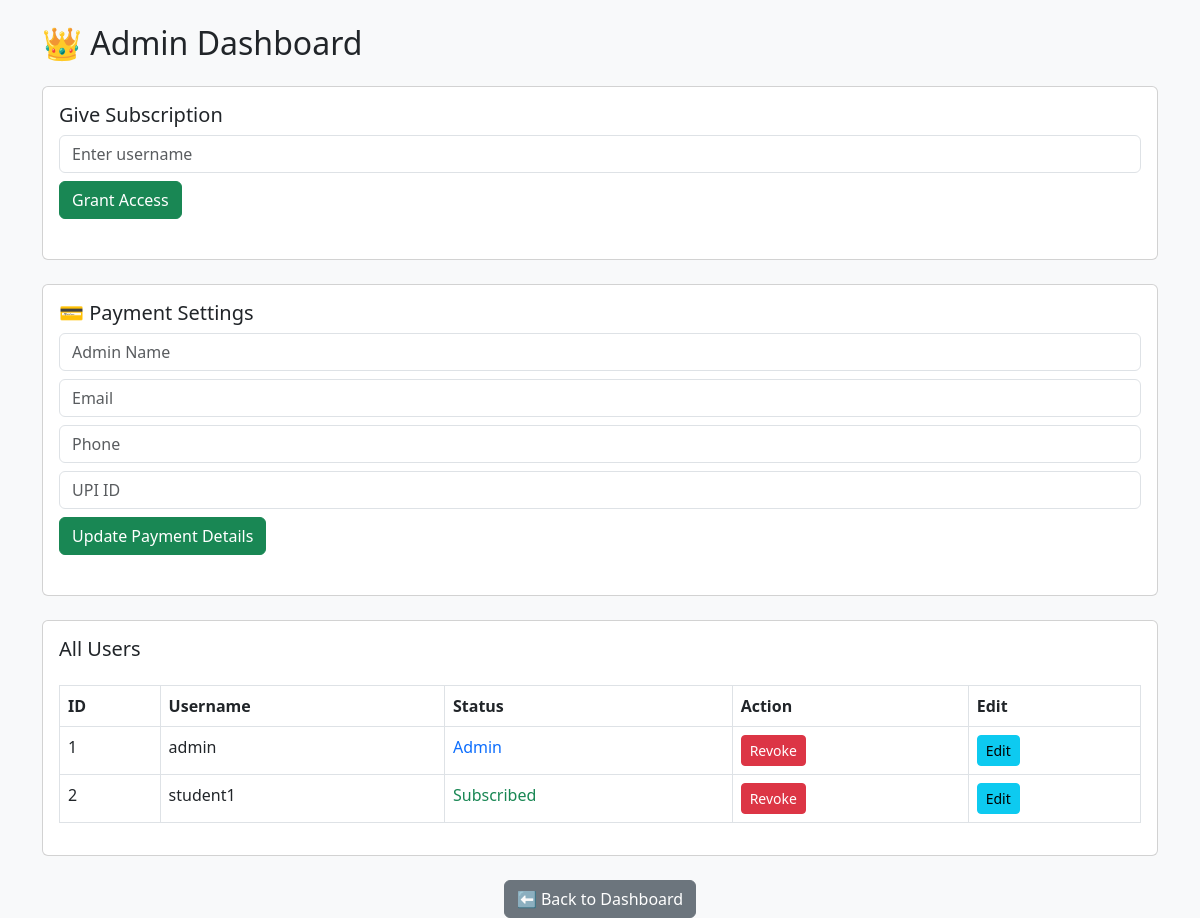
Page /admin (signed in) on the earlier database version.
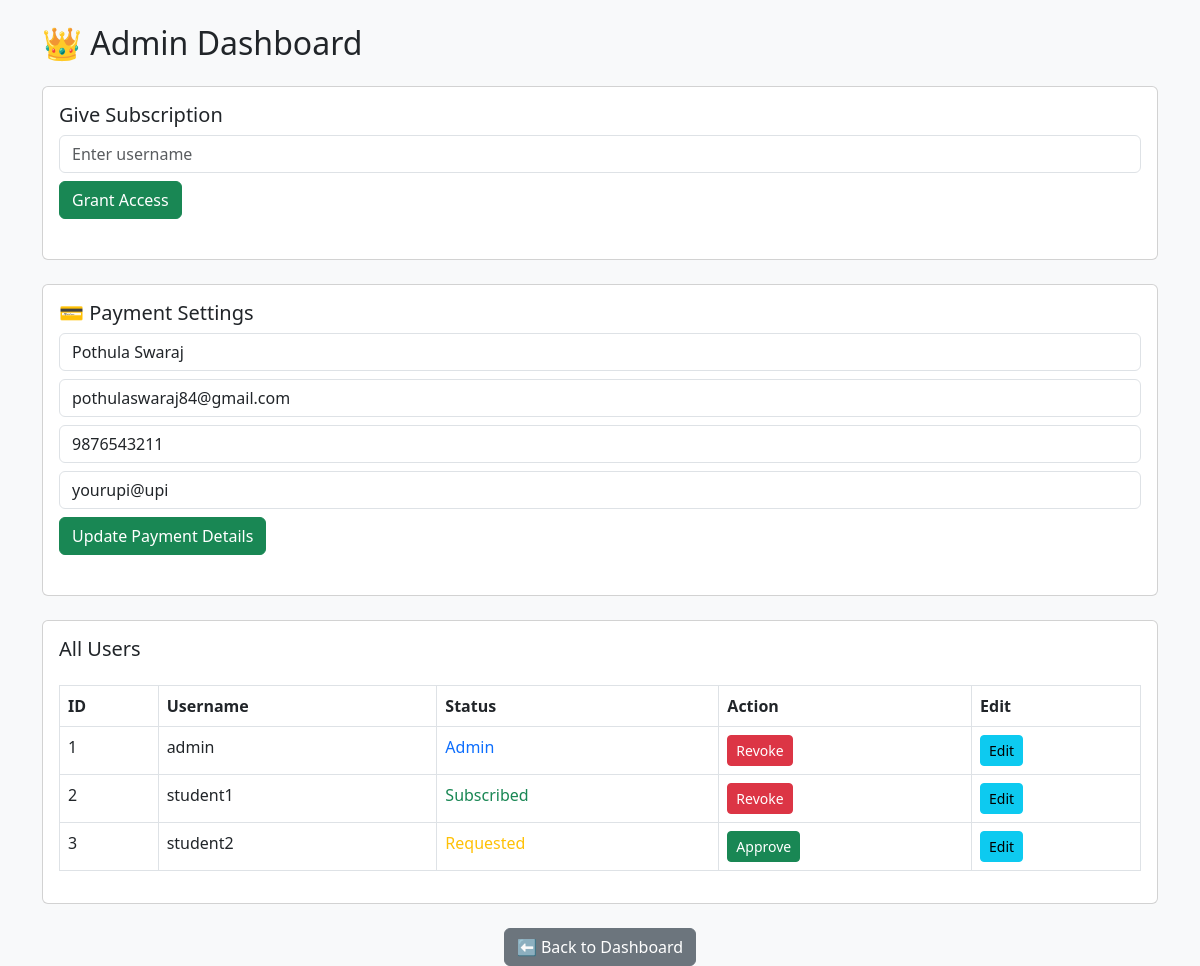
Same page on the later database version.
### models.py (models this page shows)
class User(UserMixin, db.Model):
    id = db.Column(db.Integer, primary_key=True)
    username = db.Column(db.String(100), unique=True, nullable=False)
    password = db.Column(db.String(200), nullable=False)
    ip_address = db.Column(db.String(100))
    user_agent = db.Column(db.String(300))
    full_name = db.Column(db.String(150))
    email = db.Column(db.String(150), unique=True)
    is_admin = db.Column(db.Boolean, default=False)
    is_subscribed = db.Column(db.Boolean, default=False)
    subscription_expiry = db.Column(db.DateTime)
    is_requested = db.Column(db.Boolean, default=False)

class AppSettings(db.Model):
    id = db.Column(db.Integer, primary_key=True)
    admin_name = db.Column(db.String(100))
    admin_email = db.Column(db.String(150))
    phone = db.Column(db.String(20))
    upi_id = db.Column(db.String(100))

### app.py (the view, shortened to what this page needs)
@app.route("/admin", methods=["GET", "POST"])
@login_required
def admin_dashboard():
    if not current_user.is_admin:
        return "Access Denied"
    message = ""
    settings = AppSettings.query.first()
    users = User.query.all()
    response = make_response(render_template("admin.html", users=users, message=message))
    response.headers["Cache-Control"] = "no-store"
    return response

### app.py (called while the page is built)
@login_manager.user_loader
def load_user(user_id):
    return User.query.get(int(user_id))

@app.context_processor
def inject_settings():
    return dict(settings=AppSettings.query.first())

### templates/admin.html (shortened to what this page needs)
<!DOCTYPE html>
<html>
<head>
    <link href="https://cdn.jsdelivr.net/npm/bootstrap@5.3.0/dist/css/bootstrap.min.css" rel="stylesheet">
</head>
<body class="bg-light">
<div class="container mt-4">
    <h2 class="mb-4">👑 Admin Dashboard</h2>
    <div class="card p-3 mb-4">
        <h5>Give Subscription</h5>
        <form method="POST">
            <input type="text" name="username"
                   class="form-control mb-2"
                   placeholder="Enter username" required>
            <button class="btn btn-success">Grant Access</button>
        </form>
    </div>
    <div class="card p-3 mb-4">
        <h5>💳 Payment Settings</h5>
        <form method="POST">
            <input type="text" name="admin_name"
                   value="{{ settings.admin_name }}"
                   class="form-control mb-2"
                   placeholder="Admin Name">
            <input type="email" name="admin_email"
                   value="{{ settings.admin_email }}"
                   class="form-control mb-2"
                   placeholder="Email">
            <input type="text" name="phone"
                   value="{{ settings.phone }}"
                   class="form-control mb-2"
                   placeholder="Phone">
            <input type="text" name="upi_id"
                   value="{{ settings.upi_id }}"
                   class="form-control mb-2"
                   placeholder="UPI ID">
            <button class="btn btn-success">Update Payment Details</button>
        </form>
    </div>
    <div class="card p-3">
        <h5>All Users</h5>
        <table class="table table-bordered mt-3">
            <tr>
                <th>ID</th>
                <th>Username</th>
                <th>Status</th>
                <th>Action</th>
                <th>Edit</th>
            </tr>
            {% for u in users %}
            <tr>
                <td>{{ u.id }}</td>
                <td>{{ u.username }}</td>
                <td>
                    {% if u.is_admin %}
                        <span class="text-primary">Admin</span>
                    {% elif u.is_subscribed %}
                        <span class="text-success">Subscribed</span>
                    {% elif u.is_requested %}
                        <span class="text-warning">Requested</span>
                    {% else %}
                        <span class="text-danger">Free</span>
                    {% endif %}
                </td>
                <td>
                    {% if u.is_requested %}
                        <a href="/approve/{{ u.id }}" class="btn btn-success btn-sm">Approve</a>
                    {% elif u.is_subscribed %}
                        <a href="/revoke/{{ u.id }}" class="btn btn-danger btn-sm">Revoke</a>
                    {% else %}
                        —
                    {% endif %}
                </td>
                <td>
                    <button class="btn btn-info btn-sm"
                        data-bs-toggle="modal"
                        data-bs-target="#editUserModal{{ u.id }}">
                        Edit
                    </button>
                </td>
            </tr>
            {% endfor %}
        </table>
    </div>
</div>
<div class="text-center mt-4">
    <a href="/" class="btn btn-secondary">⬅ Back to Dashboard</a>
</div>
</body>
</html>

Differences in the rows shown:
added AppSettings: admin_name "Pothula Swaraj", admin_email "pothulaswaraj84@gmail.com", phone "9876543211", upi_id "yourupi@upi"
added User: id "3", username "student2", is_admin "Requested"
